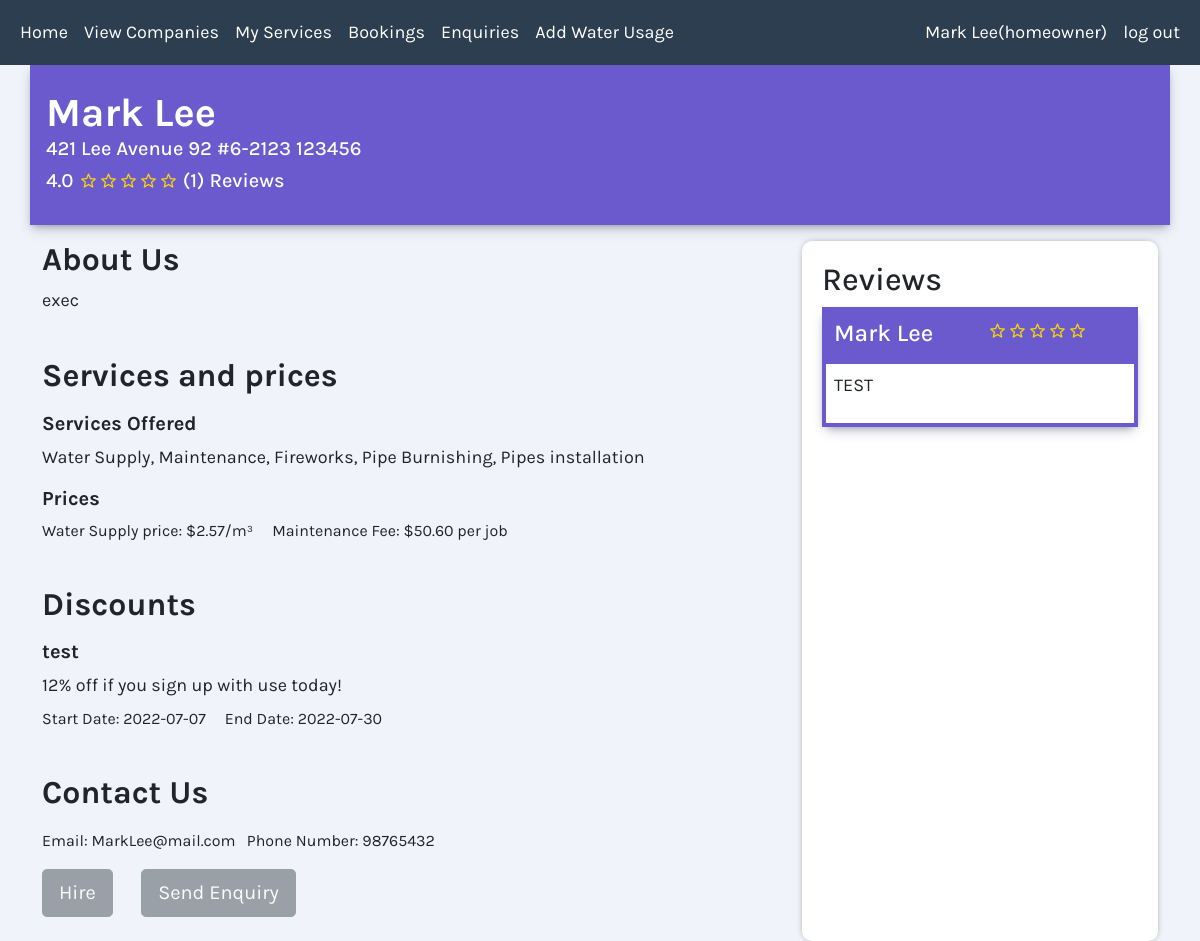
/companyDetailsComp.php (signed in), run on the app's committed database.
### tables this page shows
CREATE TABLE `Company_Services` (
  `cs_ID` int(11) NOT NULL,
  `service_ID` int(11) NOT NULL,
  `company_ID` int(11) NOT NULL,
  `price` double(11,2) DEFAULT NULL
);

CREATE TABLE `Discounts` (
  `discount_ID` int(11) NOT NULL,
  `company_ID` int(11) NOT NULL,
  `discount_name` varchar(100) NOT NULL,
  `discount_start_date` varchar(15) NOT NULL,
  `discount_end_date` varchar(15) NOT NULL,
  `discount_description` varchar(500) NOT NULL,
  `discount_modifier` int(3) NOT NULL
);

CREATE TABLE `Ratings` (
  `rating_ID` int(11) NOT NULL,
  `company_ID` int(10) DEFAULT NULL,
  `homeowner_ID` int(10) NOT NULL,
  `score` decimal(5,1) NOT NULL,
  `review` varchar(500) NOT NULL
);

CREATE TABLE `Homeowners` (
  `homeowner_ID` int(11) NOT NULL,
  `username` varchar(50) NOT NULL,
  `password` varchar(255) NOT NULL,
  `name` varchar(50) NOT NULL,
  `email` varchar(50) NOT NULL,
  `phone` int(11) NOT NULL,
  `address` varchar(255) NOT NULL,
  `postal_code` int(11) NOT NULL,
  `home_type` varchar(30) NOT NULL,
  `user_type` varchar(20) NOT NULL,
  `suspended` tinyint(1) NOT NULL DEFAULT 0,
  `verified` tinyint(1) NOT NULL DEFAULT 0
);

### companyDetailsComp.php (the view, shortened to what this page needs)
<!DOCTYPE html>
<?php
 include_once('conn.php');
 include_once('navbar.php');
 include_once('cssLinks.php');
 $CID = $_SESSION['ID'];
 try
 {
  $query = "SELECT price FROM Company_Services as cs
            JOIN Services as serv
            ON cs.service_ID = serv.service_ID
            WHERE company_ID =$CID AND service_name ='Water Supply'";
  $result =  mysqli_query($conn, $query);
    if ($result->num_rows > 0) {
        while($row = $result->fetch_assoc()) {
          $water_price = $row["price"];
        }
    }
    else{
      $water_price = "none";
    }
    $query = "SELECT price FROM Company_Services as cs
              JOIN Services as serv
              ON cs.service_ID = serv.service_ID
              WHERE company_ID =$CID AND service_name ='Maintenance'";
    $result =  mysqli_query($conn, $query);
      if ($result->num_rows > 0) {
          while($row = $result->fetch_assoc()) {
            $maintenance_price = $row["price"];
          }
      }
      else{
        $maintenance_price = "none";
      }
    $query = "SELECT * FROM Discounts
              WHERE company_ID =$CID";
    $result =  mysqli_query($conn, $query);
      if ($result->num_rows > 0) {
          while($row = $result->fetch_assoc()) {
            $discount_name = $row["discount_name"];
            $discount_start_date= $row["discount_start_date"];
            $discount_end_date= $row["discount_end_date"];
            $discount_description= $row["discount_description"];
          }
      }
      else{
        $discount_name = "none";
        $discount_start_date= "none";
        $discount_end_date= "none";
        $discount_description= "none";
        $discount_modifier= "none";
      }
      $query = "SELECT GROUP_CONCAT(serv.service_name SEPARATOR ', ') as service_grouped
                FROM Company AS comp
                JOIN Company_Services AS cs
                ON comp.company_ID = cs.company_ID
                JOIN Services As serv
                ON cs.service_ID = serv.service_ID
                WHERE comp.company_ID = $CID";
      $result =  mysqli_query($conn, $query);
        if ($result->num_rows > 0) {
            while($row = $result->fetch_assoc()) {
              $service_grouped = $row["service_grouped"];
            }
        }
  }
  catch (mysqli_sql_exception $e)
  {
    echo "<p>Error " . mysqli_errno($conn). ": " . mysqli_error($conn);
  }
 ?>
<html lang="en">
<head>
</head>
<body>
<?php
  try {
    $getNumberOfReviews = mysqli_query($conn, "SELECT count(*) from Ratings where company_ID = $CID");
    $numberOfReviews = $getNumberOfReviews->fetch_array()[0] ?? '';
  } catch (mysqli_sql_exception $e) {
    echo "<p>Error " . mysqli_errno($conn). ": " . mysqli_error($conn);
  }
  try {
    $getAverageRating = mysqli_query($conn, "SELECT avg(score) from Ratings where company_ID = $CID");
    $averageRating = $getAverageRating->fetch_array()[0] ?? '';
  } catch (mysqli_sql_exception $e) {
    echo "<p>Error " . mysqli_errno($conn). ": " . mysqli_error($conn);
  }
  $stars = $averageRating;
    if ($stars > 0 && $stars < 1)  {
      $stars = '<div class="float-start font-20 material-symbols-rounded mt-01 gold">star_half</div>
                <div class="float-start font-20 material-symbols-rounded mt-01 gold">grade</div>
                <div class="float-start font-20 material-symbols-rounded mt-01 gold">grade</div>
                <div class="float-start font-20 material-symbols-rounded mt-01 gold">grade</div>
                <div class="float-start font-20 material-symbols-rounded mt-01 gold">grade</div>';
  } else if ($stars == 4) {
      $stars = '<div class="float-start font-20 material-symbols-rounded mt-01 gold">star</div>
                <div class="float-start font-20 material-symbols-rounded mt-01 gold">star</div>
                <div class="float-start font-20 material-symbols-rounded mt-01 gold">star</div>
                <div class="float-start font-20 material-symbols-rounded mt-01 gold">star</div>
                <div class="float-start font-20 material-symbols-rounded mt-01 gold">grade</div>';
  } else if ($stars > 4 && $stars < 5) {
      $stars = '<div class="float-start font-20 material-symbols-rounded mt-01 gold">star</div>
                <div class="float-start font-20 material-symbols-rounded mt-01 gold">star</div>
                <div class="float-start font-20 material-symbols-rounded mt-01 gold">star</div>
                <div class="float-start font-20 material-symbols-rounded mt-01 gold">star</div>
                <div class="float-start font-20 material-symbols-rounded mt-01 gold">star_half</div>';
  }else if ($stars == 5) {
      $stars = '<div class="float-start font-20 material-symbols-rounded mt-01 gold">star</div>
                <div class="float-start font-20 material-symbols-rounded mt-01 gold">star</div>
                <div class="float-start font-20 material-symbols-rounded mt-01 gold">star</div>
                <div class="float-start font-20 material-symbols-rounded mt-01 gold">star</div>
                <div class="float-start font-20 material-symbols-rounded mt-01 gold">star</div>';
  }
?>
    <div class ="container SlateBlue boxshadow ps-3 p-4">
    <div class="row">
      <div class="col text-white ">
        <h1 class ="fw-bold mb-0"><?php echo $_SESSION['name'];?></h1>
        <h5 class =""><?php echo $_SESSION['address'] ." ". $_SESSION['postal_code'];?> </h5 >
        <h5 class="float-start"><?php echo number_format(floatval($averageRating), 1); ?>&nbsp;</h5>
        <div class="float-start">&nbsp;<?php echo $stars; ?></div>
        <h5 class="float-start"><?php echo  "(" . $numberOfReviews . ")"." "."Reviews";?> </h5>
      </div>
    </div>
    </div>
    <div class ="container">
        <div class="row">
          <div class="col-md-8 ">
            <div class="aboutUs mt-3">
                <h2 class ="fw-bold">About Us</h2>
                <p><?php echo $_SESSION['home_type'];?>
                </p>
            </div>
            <br>
            <div class="serviceNPrice">
                <h2 class ="fw-bold mb-3">Services and prices</h2>
                <h3 style="font-size:20px;font-weight:bold;">Services Offered</h3>
                <p><?php echo $service_grouped;?></p>
                <h3 style="font-size:20px;font-weight:bold;">Prices</h3>
            <pre><?php if($water_price != "none"){echo "Water Supply price: $". $water_price . "/m³     ";} if($maintenance_price != "none"){echo "Maintenance Fee: $". $maintenance_price . " per job     ";}?></pre>
            </div>
            <br>
            <div class="packages">
              <h2 class ="fw-bold mb-3">Discounts</h2>
              <h3 style="font-size:20px;font-weight:bold;"><?php echo $discount_name;?></h3>
              <p class="mb-2"><?php echo $discount_description;?></p>
              <pre>Start Date: <?php echo $discount_start_date ;?>     End Date: <?php echo $discount_end_date ;?></pre>
            </div>
            <br>
            <div class="contactUs">
              <h2 class ="fw-bold mb-3">Contact Us</h2>
              <pre>Email: <?php echo $_SESSION['email'];?>   Phone Number: <?php echo $_SESSION['phone'] ;?></pre>
                <form action="#" method="post">
                <button type='submit' class='btn btn-lg btn-secondary text-white me-4' name="goTo" value='Hire' disabled>Hire</button>
                <button type='submit' class='btn btn-lg btn-secondary text-white' name="goTo" value='Send Enquiry' disabled>Send Enquiry</button>
              </form>
            </div>
        </div>
    <?php
      try {
        $reviews = "SELECT Homeowners.name, Ratings.score, Ratings.review from Ratings join Homeowners on Ratings.homeowner_ID = Homeowners.homeowner_ID where Ratings.company_ID = $CID";
        $result = mysqli_query($conn, $reviews);
    ?>
    <div class="col-md-4 ">
        <div class="review boxshadow mt-3">
          <tr><th><h2>Reviews</h2></th><tr>
          <?php
            if (mysqli_num_rows($result) < 1) {
              echo "<br><br>No reviews has been given to this company.<br><br>";
            } else {
              while (($Row = mysqli_fetch_assoc($result)) != FALSE) {
                $stars = $Row['score'];
                if ($stars == 1) {
                  $stars = '<div class="float-start font-20 material-symbols-rounded mt-01 gold">star</div>
                            <div class="float-start font-20 material-symbols-rounded mt-01 gold">grade</div>
                            <div class="float-start font-20 material-symbols-rounded mt-01 gold">grade</div>
                            <div class="float-start font-20 material-symbols-rounded mt-01 gold">grade</div>
                            <div class="float-start font-20 material-symbols-rounded mt-01 gold">grade</div>';
                } else if ($stars == 4) {
                  $stars = '<div class="float-start font-20 material-symbols-rounded mt-01 gold">star</div>
                            <div class="float-start font-20 material-symbols-rounded mt-01 gold">star</div>
                            <div class="float-start font-20 material-symbols-rounded mt-01 gold">star</div>
                            <div class="float-start font-20 material-symbols-rounded mt-01 gold">star</div>
                            <div class="float-start font-20 material-symbols-rounded mt-01 gold">grade</div>';
                } else if ($stars == 4.5) {
                  $stars = '<div class="float-start font-20 material-symbols-rounded mt-01 gold">star</div>
                            <div class="float-start font-20 material-symbols-rounded mt-01 gold">star</div>
                            <div class="float-start font-20 material-symbols-rounded mt-01 gold">star</div>
                            <div class="float-start font-20 material-symbols-rounded mt-01 gold">star</div>
                            <div class="float-start font-20 material-symbols-rounded mt-01 gold">star_half</div>';
                } else if ($stars == 5) {
                  $stars = '<div class="float-start font-20 material-symbols-rounded mt-01 gold">star</div>
                            <div class="float-start font-20 material-symbols-rounded mt-01 gold">star</div>
                            <div class="float-start font-20 material-symbols-rounded mt-01 gold">star</div>
                            <div class="float-start font-20 material-symbols-rounded mt-01 gold">star</div>
                            <div class="float-start font-20 material-symbols-rounded mt-01 gold">star</div>';
                }
                ?>
                <table class='table table-borderless boxshadow innerReviewTable'>
                        <tr class='table-padding text-white'>
                                <td >
                                    <h4><?php echo $Row['name']?></h4>
                                </td>
                                <td >
                                    <h4><?php echo $stars;?></h4>
                                </td>
                            </tr>
                            <tbody class='innerReviewTable'>
                                <td colspan="2"><p class="reviewdetail"><?php echo $Row['review'];?>
                                </p></td>
                            </tbody>
                </tr>
                  <?php }} ?>
            <?php } catch (mysqli_sql_exception $e) {
            echo "<p>Error " . mysqli_errno($conn). ": " . mysqli_error($conn);}?>
        </div>
    </div>
    </div>
    </div>
    </body>
    </html>

### css/main.css (style rules this page uses)
body { font-family: 'Karla', sans-serif !important; background-color:#F0F3F9 !important; font-size: 18px; }
pre { font-family: 'Karla', sans-serif !important; font-size: 16px !important; }
.font-20 { font-size: 20px !important; }
.gold { color: gold !important; }
.boxshadow { box-shadow: rgba(50, 50, 93, 0.25) 0px 6px 12px -2px, rgba(0, 0, 0, 0.3) 0px 3px 7px -3px; }
.mt-01 { margin-top: 1px !important; }
.material-symbols-rounded { font-variation-settings: 'FILL' 0, 'wght' 400, 'GRAD' 0, 'opsz' 48 }
.SlateBlue { background-color: SlateBlue; }
.table-padding { line-height:50px; background-color:SlateBlue; }
.innerReviewTable { border: 4px solid SlateBlue; margin-bottom: 20px; width: 100%; border-radius: 10px; }
.review { height:700px; overflow: auto; border-radius:10px; shape-outside: content-box; padding: 20px; background-color: white; box-shadow: 0px 0px 8px -4px rgba(0,0,0,0.75); }

### data on the page
company_services: price "2.57"
company_services: price "50.60"
discounts: discount_name "test", discount_description "12% off if you sign up with use today!", discount_start_date "2022-07-07", discount_end_date "2022-07-30"
ratings: homeowner_ID.name "Mark Lee", score 4 (drawn), review "TEST"

### other printed values
$_SESSION["name"] "Mark Lee"
$_SESSION["user_type"] "homeowner"
$_SESSION['name'] "Mark Lee"
$_SESSION['address'] "421 Lee Avenue 92 #6-2123"
$_SESSION['postal_code'] "123456"
$averageRating "4.0"
$numberOfReviews "1"
$_SESSION['home_type'] "exec"
$service_grouped "Water Supply, Maintenance, Fireworks, Pipe Burnishing, Pipes installation"
$_SESSION['email'] "MarkLee@mail.com"
$_SESSION['phone'] "98765432"
